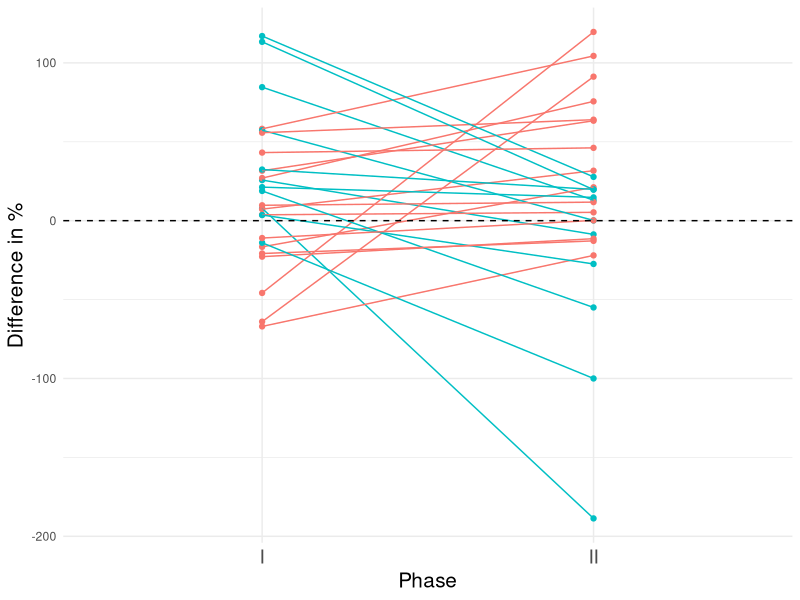
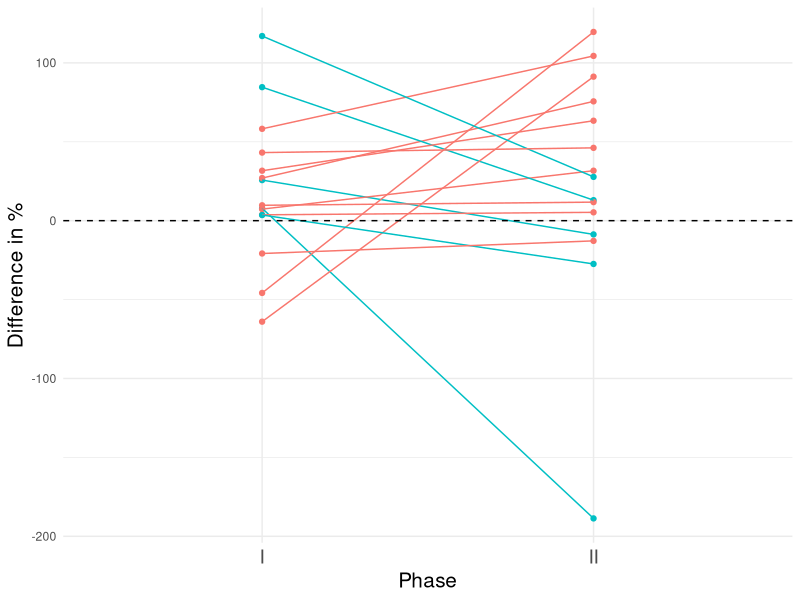
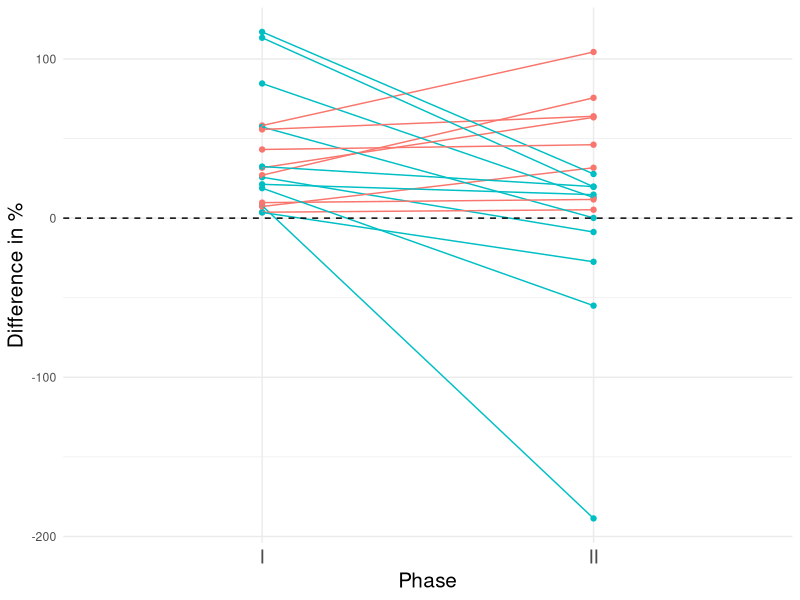
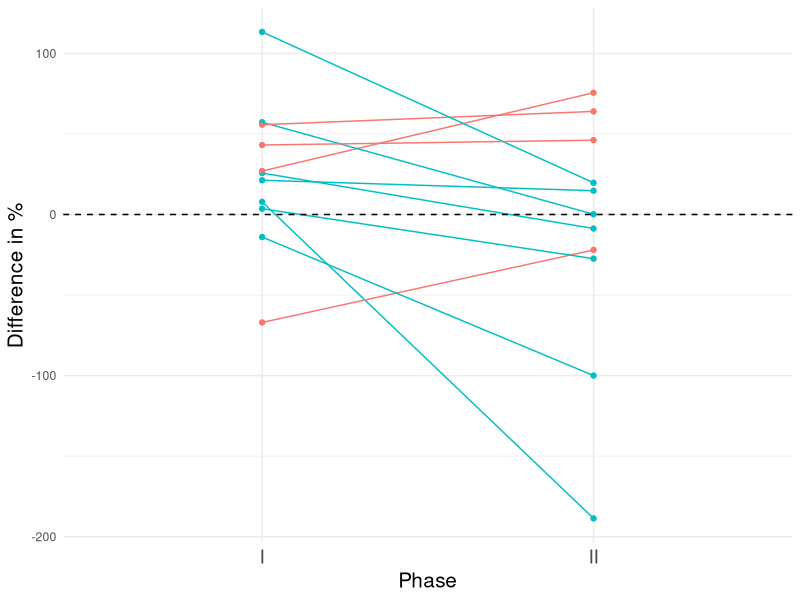

Here is the R script that generated these plots, in order:
################################################################################
# Description: Code to reproduce the t-test, Wilcoxon test results and figures
# from Section 3. 
################################################################################

# load libraries and import data
library("ggplot2")
library("reshape2")

df <- read.csv("data.txt", sep="")

###############################################################################
# Figure 1 (a-d)
###############################################################################

### (a) Analysis of full sample of students

# calculate differences in percent
proz1 <- (df$estimate1-df$wahr)/df$wahr*100
proz2 <- (df$estimate2-df$wahr)/df$wahr*100

# create new dataframe 
data.proz <- data.frame(I = proz1, II = proz2, id = 1:length(proz1))
data.proz$delta <- "negative"

data.proz$delta[data.proz$II<data.proz$I] <- "positive"
data.gg <- melt(data.proz, id.vars = c("id","delta"))

# create plot
ggplot(data.gg, aes(x = variable, y = value, group = id, colour = delta)) +
  geom_point() +
  geom_line() +
  geom_hline(yintercept=0, linetype="dashed", color = "black") +
  theme_minimal() +
  #theme_few() +
  theme(legend.position = "none") +
  ylab("Difference in %") +
  xlab("Phase") + 
  xlim("I", "II") + 
  theme(axis.title.x = element_text(size = 15),
        axis.text.x = element_text(size = 14),
        axis.title.y = element_text(size = 15))


# t-test
t.test(proz1, alternative = "greater")
t.test(proz2, alternative = "greater")
t.test(proz1,proz2, paired = TRUE, alternative = "greater")

# Shapiro-Wilk Normality Test
shapiro.test(proz1)
shapiro.test(proz2)
shapiro.test(proz1-proz2)

# Wilcoxon-Test
wilcox.test(proz1, exact = TRUE, alternative = "greater")
wilcox.test(proz2, exact = TRUE, alternative = "greater")
wilcox.test(proz1,proz2, paired = TRUE, exact = TRUE, alternative = "greater")


### (b) Analysis of subsample according to grades

df.grades <- df[df$grade == "high", ] 

# calculate differences in percent
proz1 <- (df.grades$estimate1-df.grades$wahr)/df.grades$wahr*100
proz2 <- (df.grades$estimate2-df.grades$wahr)/df.grades$wahr*100

data.proz <- data.frame(I = proz1, II = proz2, id = 1:length(proz1))
data.proz$delta <- "negative"

data.proz$delta[data.proz$II<data.proz$I] <- "positive"
data.gg <- melt(data.proz, id.vars = c("id","delta"))

# create plot
ggplot(data.gg, aes(x = variable, y = value, group = id, colour = delta)) +
  geom_point() +
  geom_line() +
  geom_hline(yintercept=0, linetype="dashed", color = "black") +
  theme_minimal() +
  #theme_few() +
  theme(legend.position = "none") +
  ylab("Difference in %") +
  xlab("Phase") + 
  xlim("I", "II") + 
  theme(axis.title.x = element_text(size = 15),
        axis.text.x = element_text(size = 14),
        axis.title.y = element_text(size = 15))


# t-test
t.test(proz1, alternative = "greater")
t.test(proz2, alternative = "greater")
t.test(proz1,proz2, paired = TRUE, alternative = "greater")

# Shapiro-Wilk Normality Test
shapiro.test(proz1)
shapiro.test(proz2)
shapiro.test(proz1-proz2)

# Wilcoxon-Test
wilcox.test(proz1, exact = TRUE, alternative = "greater")
wilcox.test(proz2, exact = TRUE, alternative = "greater")
wilcox.test(proz1,proz2, paired = TRUE, exact = TRUE, alternative = "greater")




### (c)  Analysis of subsample according to overestimation in Phase I

df.over <- df[df$estimate1 > df$wahr   , ] 

# calculate differences in percent
proz1 <- (df.over$estimate1-df.over$wahr)/df.over$wahr*100
proz2 <- (df.over$estimate2-df.over$wahr)/df.over$wahr*100

data.proz <- data.frame(I = proz1, II = proz2, id = 1:length(proz1))
data.proz$delta <- "negative"

data.proz$delta[data.proz$II<data.proz$I] <- "positive"
data.gg <- melt(data.proz, id.vars = c("id","delta"))

# create plot
ggplot(data.gg, aes(x = variable, y = value, group = id, colour = delta)) +
  geom_point() +
  geom_line() +
  geom_hline(yintercept=0, linetype="dashed", color = "black") +
  theme_minimal() +
  #theme_few() +
  theme(legend.position = "none") +
  ylab("Difference in %") +
  xlab("Phase") + 
  xlim("I", "II")+ 
  theme(axis.title.x = element_text(size = 15),
        axis.text.x = element_text(size = 14),
        axis.title.y = element_text(size = 15))


# t-test
t.test(proz1, alternative = "greater")
t.test(proz2, alternative = "greater")
t.test(proz1,proz2, paired = TRUE, alternative = "greater")

# Shapiro-Wilk Normality Test
shapiro.test(proz1)
shapiro.test(proz2)
shapiro.test(proz1-proz2)

# Wilcoxon-Test
wilcox.test(proz1, exact = TRUE, alternative = "greater")
wilcox.test(proz2, exact = TRUE, alternative = "greater")
wilcox.test(proz1,proz2, paired = TRUE, exact = TRUE, alternative = "greater")



### (d) Analysis of subsample according to gender

df.gender <- df[df$sex == "w"  , ]

# calculate differences in percent
proz1 <- (df.gender$estimate1-df.gender$wahr)/df.gender$wahr*100
proz2 <- (df.gender$estimate2-df.gender$wahr)/df.gender$wahr*100

data.proz <- data.frame(I = proz1, II = proz2, id = 1:length(proz1))
data.proz$delta <- "negative"

data.proz$delta[data.proz$II<data.proz$I] <- "positive"
data.gg <- melt(data.proz, id.vars = c("id","delta"))

# create plot
ggplot(data.gg, aes(x = variable, y = value, group = id, colour = delta)) +
  geom_point() +
  geom_line() +
  geom_hline(yintercept=0, linetype="dashed", color = "black") +
  theme_minimal() +
  #theme_few() +
  theme(legend.position = "none") +
  ylab("Difference in %") +
  xlab("Phase") + 
  xlim("I", "II") + 
  theme(axis.title.x = element_text(size = 15),
        axis.text.x = element_text(size = 14),
        axis.title.y = element_text(size = 15))


# t-test
t.test(proz1, alternative = "greater")
t.test(proz2, alternative = "greater")
t.test(proz1,proz2, paired = TRUE, alternative = "greater")

# Shapiro-Wilk Normality Test
shapiro.test(proz1)
shapiro.test(proz2)
shapiro.test(proz1-proz2)

# Wilcoxon-Test
wilcox.test(proz1, exact = TRUE, alternative = "greater")
wilcox.test(proz2, exact = TRUE, alternative = "greater")
wilcox.test(proz1,proz2, paired = TRUE, exact = TRUE, alternative = "greater")

